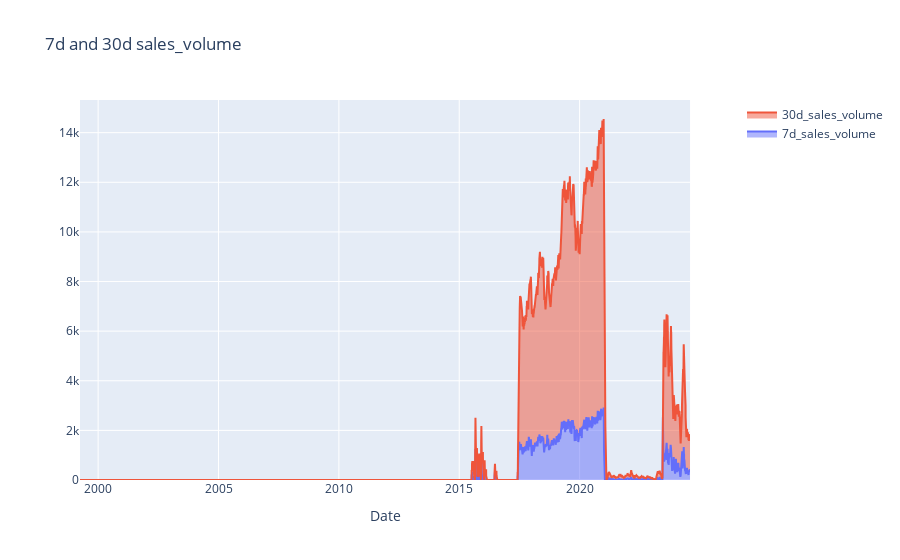

The notebook cell saved with this chart:
### Markdown cell above
cumulative_sales_chart = make_subplots(specs=[[{"secondary_y": True}]])
    
cumulative_sales_chart.add_trace(
    go.Scatter(
        x=daily_sales_aggregate.index,
        y=daily_sales_aggregate['cumulative_rolling_avg_price'],
        name='cumulative_sum_sales_volume',
        stackgroup='one'
    ),
    secondary_y=False
)
cumulative_sales_chart.update_layout(
    title='Cumulative Rolling Avg Price',
    # barmode='group'  # Set the bar mode to either 'group' for side-by-side or 'stack' for stacked
)

cumulative_sales_chart.update_xaxes(title_text="Date")

cumulative_sales_chart.show()

### Code cell
sold_domains_fig = make_subplots(specs=[[{"secondary_y": True}]])
    
sold_domains_fig.add_trace(
    go.Scatter(
        x=daily_sales_aggregate.index,
        y=daily_sales_aggregate['7d_domains_sold'],
        name='7d domains sold',
        stackgroup='one'
    ),
    secondary_y=False
)
sold_domains_fig.add_trace(
    go.Scatter(
        x=daily_sales_aggregate.index,
        y=daily_sales_aggregate['30d_domains_sold'],
        name='30d domains sold',
        stackgroup='one'
    ),
    secondary_y=False
)
sold_domains_fig.update_layout(
    title='7d and 30d # of Domains Sold',
    # barmode='group'  # Set the bar mode to either 'group' for side-by-side or 'stack' for stacked
)

sold_domains_fig.update_xaxes(title_text="Date")

### Figure 1 — Plotly figure (JSON) as saved in the notebook; plotly's stock layout.template omitted (floating-point values rounded to 4 significant figures; data arrays with more than 128 entries replaced by an {"elided": "..."} marker saying what was removed)
{"data": [{"name": "7d_sales_volume", "stackgroup": "one", "type": "scatter", "x": {"elided": "9257 str values"}, "xaxis": "x", "y": {"elided": "9257 int values"}, "yaxis": "y"}, {"name": "30d_sales_volume", "stackgroup": "one", "type": "scatter", "x": {"elided": "9257 str values"}, "xaxis": "x", "y": {"elided": "9257 int values"}, "yaxis": "y"}], "layout": {"title": {"text": "7d and 30d sales_volume"}, "xaxis": {"anchor": "y", "domain": [0, 0.94], "title": {"text": "Date"}}, "yaxis": {"anchor": "x", "domain": [0, 1]}, "yaxis2": {"anchor": "x", "overlaying": "y", "side": "right"}}}
